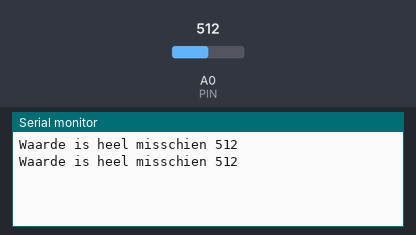
Bench run of a sketch on a simulated Arduino Uno, built with avr-gcc and run on an emulated ATmega328P. Parts: the last lines printed to the serial monitor. The test bench sets the inputs (shaded band); at power-on: A0 (PIN) = 512.

Above: at 2.0 s.
2.1 s: A0 (PIN) set to 716
At 3.2 s:
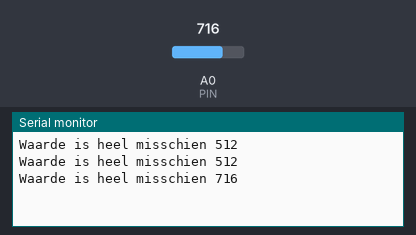
3.8 s: A0 (PIN) set to 900
At 5.8 s:
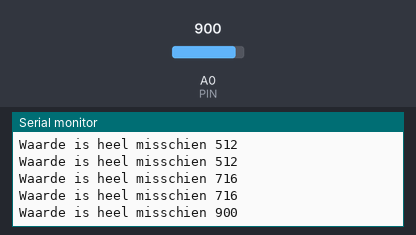
Timing chart, 0 to 7.3 s (numbered marks = the images above; inputs shaded):
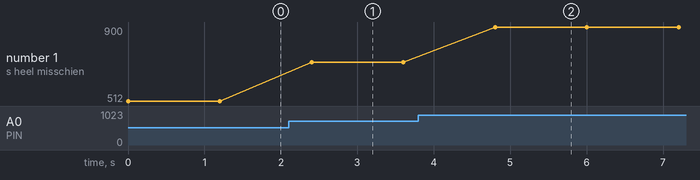

The sketch:

mikamonsma-805-fn-potentiometer.ino
```cpp
// Define the pin of the potentiometer
#define PIN A0

//---------------------------------------------------------------------------------------------------

void setup() {
  pinMode(PIN, INPUT);
  Serial.begin(9600);
}

//---------------------------------------------------------------------------------------------------

void loop() {
  // Print the value of the potentiometer
  Serial.println(
    "Waarde is heel misschien " + String(getWaarde())
  );

  delay(1200);
}

//---------------------------------------------------------------------------------------------------

// Function to get the value of the potentiometer
int getWaarde(){
  // Return the value of the potentiometer to the main loop
  // This returns a value between 0 and 1023
  return analogRead(PIN);
}
```

Measured:
- after the input at 2.1 s, the serial monitor: prints a new line after 0.30 s (image 1)
- after the input at 3.8 s, the serial monitor: prints a new line after 1.0 s (image 2)
- plotted number 1: 512 → 716 after the input at 2.1 s, 716 → 900 after the input at 3.8 s
